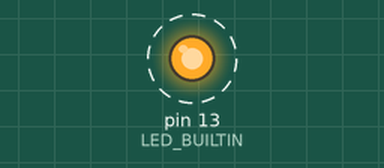
Recording of a sketch running on a simulated Arduino Uno, built with avr-gcc and run on an emulated ATmega328P. Parts: output pins drawn as LEDs (lit = HIGH). Dashed ring = blinking. What the sketch prints to the serial monitor is not drawn.

Above: at 0.6 s.
Timing chart, 0 to 5.5 s (numbered marks = the images above):
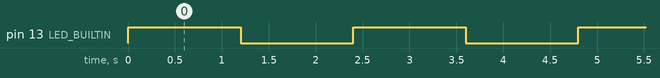

The sketch:

blink_LED.ino
```cpp
void setup() {
  // initialize digital pin LED_BUILTIN as an output.
  pinMode(LED_BUILTIN, OUTPUT);
  Serial.begin(9600);

}

// the loop function runs over and over again forever
void loop() {
  int wait_time=1200; //delay time in ms
  digitalWrite(LED_BUILTIN,HIGH);
  delay(wait_time);
  digitalWrite(LED_BUILTIN,LOW);
  Serial.print("After waiting ");
  Serial.print(wait_time);
  Serial.print(" milliseconds, the LED will turn on...");
  delay(wait_time);
  Serial.println("Blink!");
}
```

Measured:
- by itself, pin 13 (LED_BUILTIN): alternates HIGH for 1.2 s and LOW for 1.2 s
